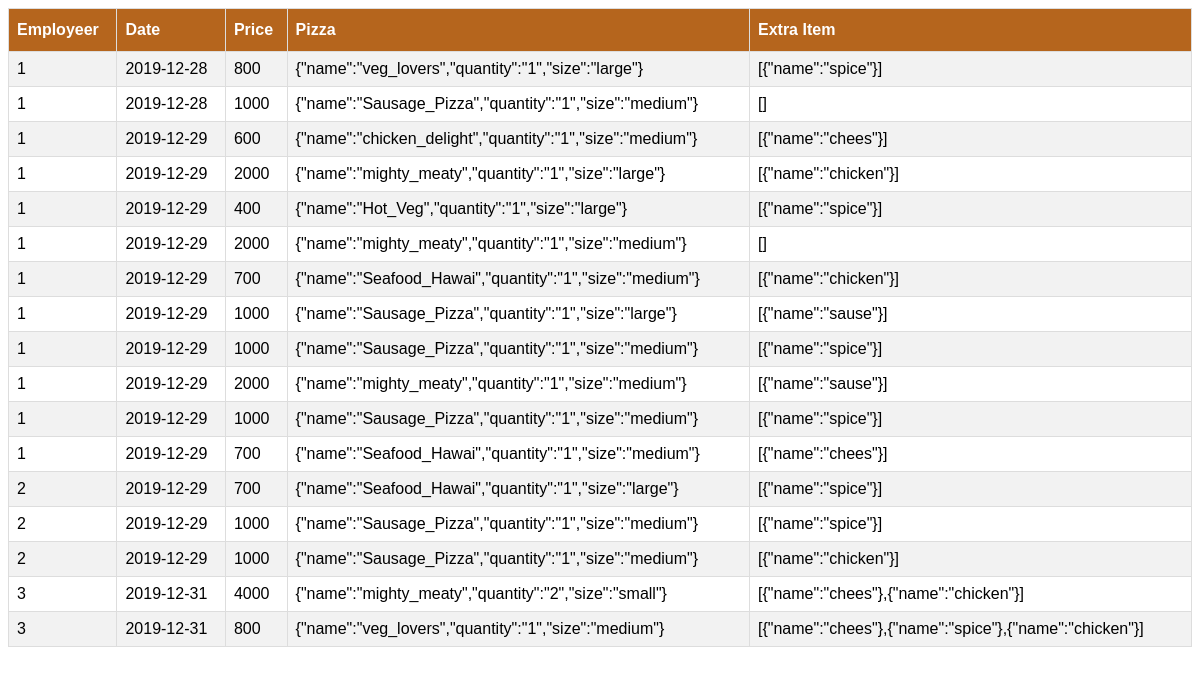
Page /record/sell.php on the committed database.
### tables this page shows
CREATE TABLE IF NOT EXISTS `cus_order` (
  `id` int(11) NOT NULL AUTO_INCREMENT,
  `date` date NOT NULL DEFAULT current_timestamp(),
  `emp_no` int(11) DEFAULT 0,
  `price` int(11) DEFAULT 0,
  `main_item_data` longtext DEFAULT NULL,
  `extra_item_data` longtext DEFAULT NULL,
  PRIMARY KEY (`id`)
);

### record/sell.php (the view, shortened to what this page needs)
<?php
    include "../db.php";
?>
<html>
<head>
<link rel="stylesheet" href="../css/style2.css">
</head>
<body>
     <div>
        <form method="post">
                <table align="center" id="customers" >
                     <tr>
                        <th>Employeer</th>
                        <th>Date</th>
                        <th>Price</th>
                        <th>Pizza</th>
                        <th>Extra Item</th>
                     </tr>
                <?php
                $query = "SELECT emp_no,date,price,main_item_data,extra_item_data from cus_order";
                $result = mysqli_query($conn, $query);
                while($row = mysqli_fetch_array($result))
                {
                ?>
                    <tr>
                        <td><?php echo $row['emp_no'];?></td>
                        <td><?php echo $row['date'];?></td>
                        <td><?php echo $row['price'];?></td>
                        <td><?php echo $row['main_item_data'];?></td>
                        <td><?php echo $row['extra_item_data'];?></td>
                    </tr>
                    <?php
                }
                ?>
                </table>
        </form>
    </div>
</body>
</html>

### css/style2.css (style rules this page uses)
#customers { font-family: "Trebuchet MS", Arial, Helvetica, sans-serif; border-collapse: collapse; width: 100%; }
#customers td, #customers th { border: 1px solid #ddd; padding: 8px; }
#customers tr:nth-child(even) { background-color: #f2f2f2; }
#customers th { padding-top: 12px; padding-bottom: 12px; text-align: left; background-color: #B5651D; color: white; }

### rows in the picture
cus_order: emp_no "1", date "2019-12-28", price "800", main_item_data "{\"name\":\"veg_lovers\",\"quantity\":\"1\",\"size\":\"large\"}", extra_item_data "[{\"name\":\"spice\"}]"
cus_order: emp_no "1", date "2019-12-28", price "1000", main_item_data "{\"name\":\"Sausage_Pizza\",\"quantity\":\"1\",\"size\":\"medium\"}", extra_item_data "[]"
cus_order: emp_no "1", date "2019-12-29", price "600", main_item_data "{\"name\":\"chicken_delight\",\"quantity\":\"1\",\"size\":\"medium\"}", extra_item_data "[{\"name\":\"chees\"}]"
cus_order: emp_no "1", date "2019-12-29", price "2000", main_item_data "{\"name\":\"mighty_meaty\",\"quantity\":\"1\",\"size\":\"large\"}", extra_item_data "[{\"name\":\"chicken\"}]"
cus_order: emp_no "1", date "2019-12-29", price "400", main_item_data "{\"name\":\"Hot_Veg\",\"quantity\":\"1\",\"size\":\"large\"}", extra_item_data "[{\"name\":\"spice\"}]"
cus_order: emp_no "1", date "2019-12-29", price "2000", main_item_data "{\"name\":\"mighty_meaty\",\"quantity\":\"1\",\"size\":\"medium\"}", extra_item_data "[]"
cus_order: emp_no "1", date "2019-12-29", price "700", main_item_data "{\"name\":\"Seafood_Hawai\",\"quantity\":\"1\",\"size\":\"medium\"}", extra_item_data "[{\"name\":\"chicken\"}]"
cus_order: emp_no "1", date "2019-12-29", price "1000", main_item_data "{\"name\":\"Sausage_Pizza\",\"quantity\":\"1\",\"size\":\"large\"}", extra_item_data "[{\"name\":\"sause\"}]"
cus_order: emp_no "1", date "2019-12-29", price "1000", main_item_data "{\"name\":\"Sausage_Pizza\",\"quantity\":\"1\",\"size\":\"medium\"}", extra_item_data "[{\"name\":\"spice\"}]"
cus_order: emp_no "1", date "2019-12-29", price "2000", main_item_data "{\"name\":\"mighty_meaty\",\"quantity\":\"1\",\"size\":\"medium\"}", extra_item_data "[{\"name\":\"sause\"}]"
cus_order: emp_no "1", date "2019-12-29", price "1000", main_item_data "{\"name\":\"Sausage_Pizza\",\"quantity\":\"1\",\"size\":\"medium\"}", extra_item_data "[{\"name\":\"spice\"}]"
cus_order: emp_no "1", date "2019-12-29", price "700", main_item_data "{\"name\":\"Seafood_Hawai\",\"quantity\":\"1\",\"size\":\"medium\"}", extra_item_data "[{\"name\":\"chees\"}]"
cus_order: emp_no "2", date "2019-12-29", price "700", main_item_data "{\"name\":\"Seafood_Hawai\",\"quantity\":\"1\",\"size\":\"large\"}", extra_item_data "[{\"name\":\"spice\"}]"
cus_order: emp_no "2", date "2019-12-29", price "1000", main_item_data "{\"name\":\"Sausage_Pizza\",\"quantity\":\"1\",\"size\":\"medium\"}", extra_item_data "[{\"name\":\"spice\"}]"
cus_order: emp_no "2", date "2019-12-29", price "1000", main_item_data "{\"name\":\"Sausage_Pizza\",\"quantity\":\"1\",\"size\":\"medium\"}", extra_item_data "[{\"name\":\"chicken\"}]"
cus_order: emp_no "3", date "2019-12-31", price "4000", main_item_data "{\"name\":\"mighty_meaty\",\"quantity\":\"2\",\"size\":\"small\"}", extra_item_data "[{\"name\":\"chees\"},{\"name\":\"chicken\"}]"
cus_order: emp_no "3", date "2019-12-31", price "800", main_item_data "{\"name\":\"veg_lovers\",\"quantity\":\"1\",\"size\":\"medium\"}", extra_item_data "[{\"name\":\"chees\"},{\"name\":\"spice\"},{\"name\":\"chicken\"}]"
